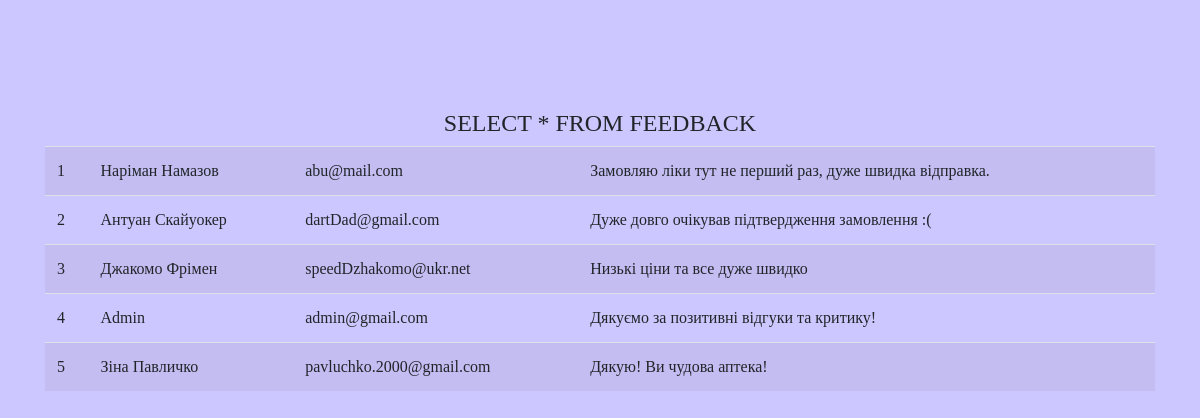
Screenshot of /feedback_table.php with the database file from the repository.
### tables this page shows
CREATE TABLE feedback (
    id_feedback INTEGER PRIMARY KEY AUTOINCREMENT,
    uName TEXT NOT NULL, 
    uEmail TEXT NOT NULL, 
    uMessage TEXT NOT NULL);

### feedback_table.php (the view, shortened to what this page needs)
 <!DOCTYPE html>
 <html>
 <head>
     <link rel="stylesheet" href="https://stackpath.bootstrapcdn.com/bootstrap/4.4.1/css/bootstrap.min.css"
>
     <link rel="stylesheet" href="https://use.fontawesome.com/releases/v5.7.0/css/all.css"
>
     <link rel="stylesheet" type="text/css" href="style.css">
 </head>
 <body>
     <div class="container">
         <?php
    $db = new SQLite3("chemists.db");
    $db->enableExceptions(true);
    function getRows($db, $table){
        $select = "SELECT * FROM $table";
        try{
            $result = $db->query($select);
            $array = array();
        while($data = $result->fetchArray(SQLITE3_ASSOC))
        {
            $array[] = $data;
        }
        $output="";
        for($i=0; $i<count($array);$i++){
            $id = $array[$i]['id_feedback'];
            $name = $array[$i]['uName'];
            $mail = $array[$i]['uEmail'];
            $mess = $array[$i]['uMessage'];
            $output.="<tr><td>$id</td><td>$name</td><td>$mail</td><td>$mess</td></tr>";
        }
        echo "
          <h4 class=\"text-center\">SELECT * FROM FEEDBACK</h4>
          <table class=\"table table-striped table-hover\">
             $output
          </table>
        ";
        return $array;
        }
        catch (Exception $ex){
            echo $ex->getMessage();
        }
    }
    getRows($db, "feedback");
?>
     </div>
 </body>
 </html>

### style.css (style rules this page uses)
html { height: 100%; width: 100%; }
body { margin-top: 109px; font-family: "Century Gothic"; background-color: rgb(205, 199, 255); }

### rows the page displays
feedback: id_feedback "1", uName "Наріман Намазов", uEmail "abu@mail.com", uMessage "Замовляю ліки тут не перший раз, дуже швидка відправка."
feedback: id_feedback "2", uName "Антуан Скайуокер", uEmail "dartDad@gmail.com", uMessage "Дуже довго очікував підтвердження замовлення :("
feedback: id_feedback "3", uName "Джакомо Фрімен", uEmail "speedDzhakomo@ukr.net", uMessage "Низькі ціни та все дуже швидко"
feedback: id_feedback "4", uName "Admin", uEmail "admin@gmail.com", uMessage "Дякуємо за позитивні відгуки та критику!"
feedback: id_feedback "5", uName "Зіна Павличко", uEmail "pavluchko.2000@gmail.com", uMessage "Дякую! Ви чудова аптека!"
